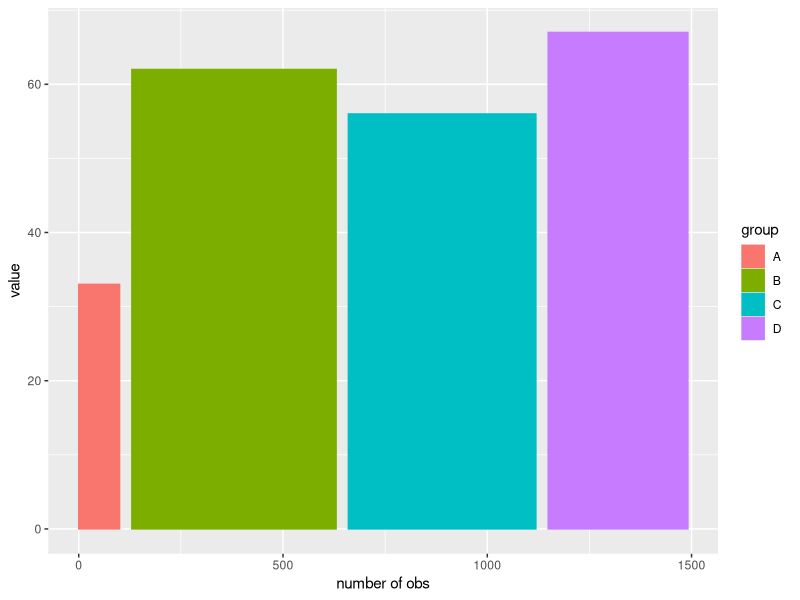
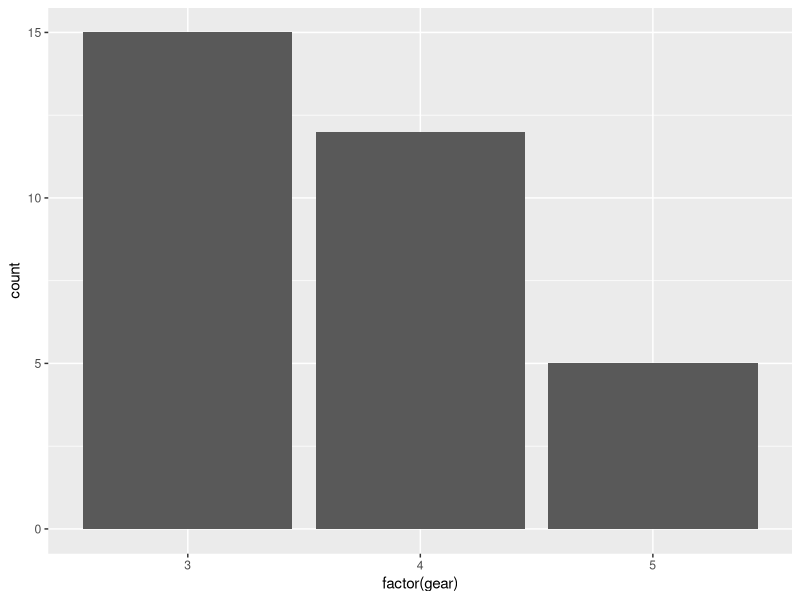
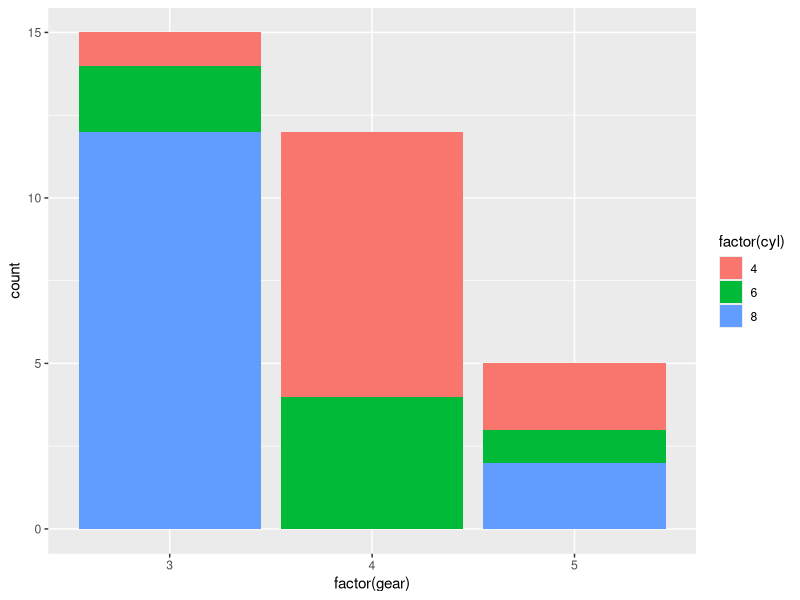
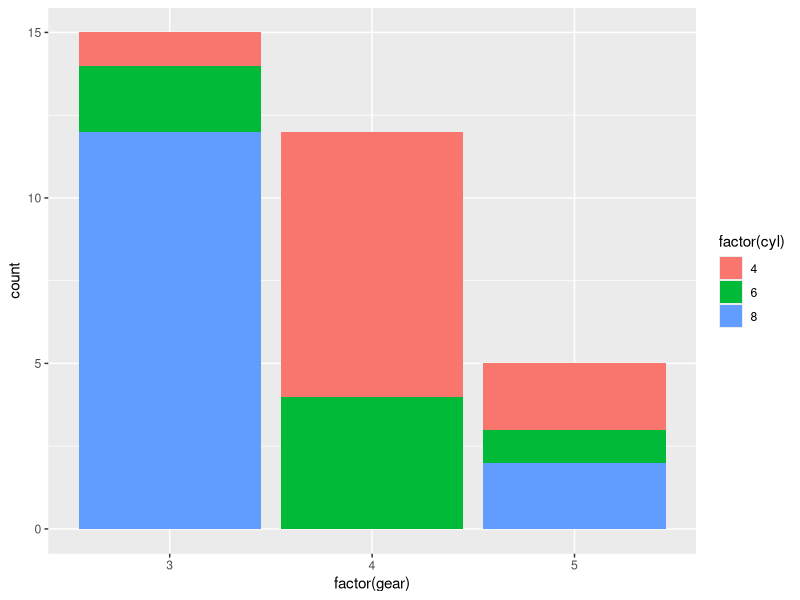
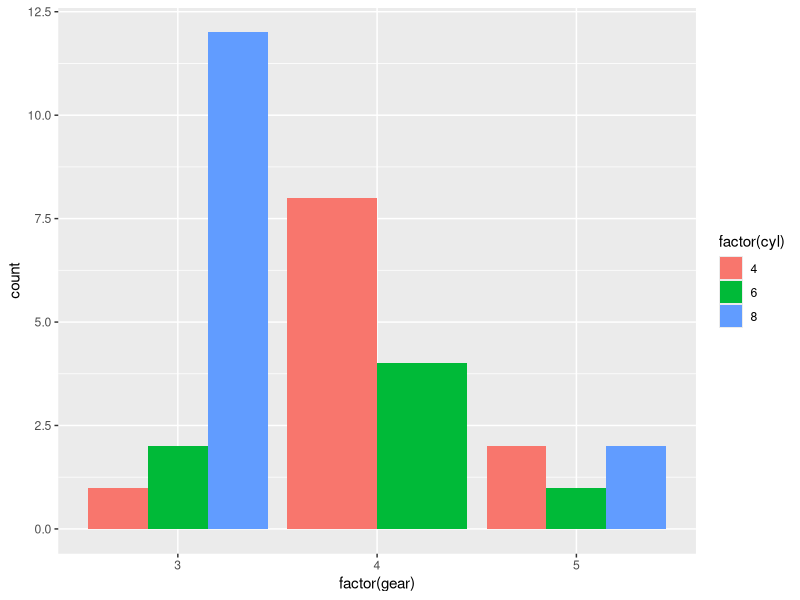
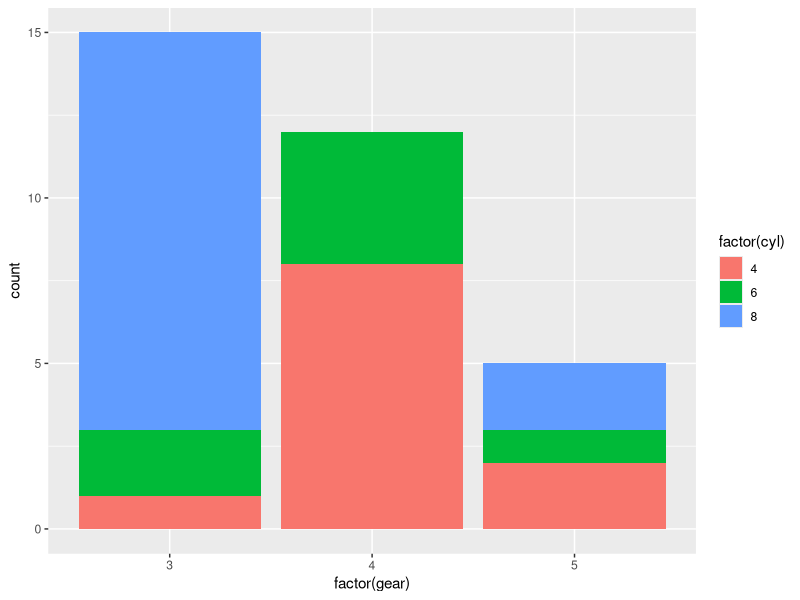
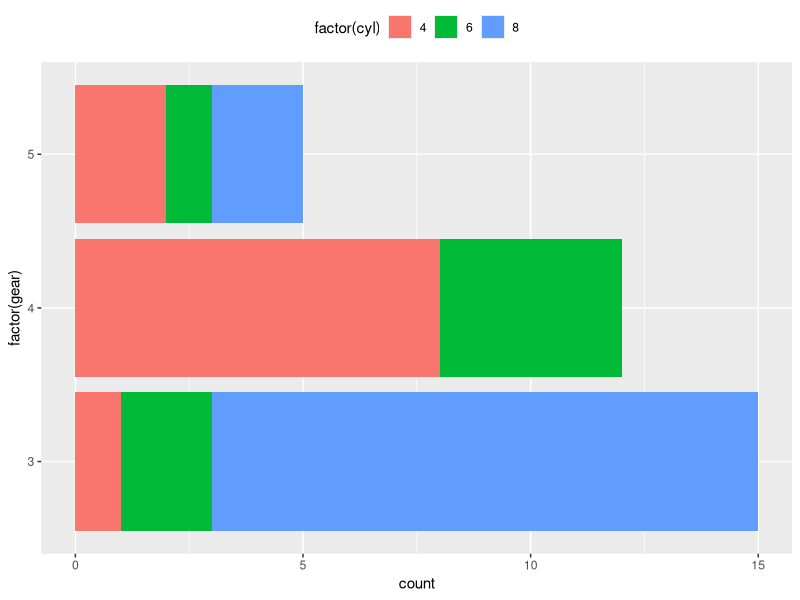
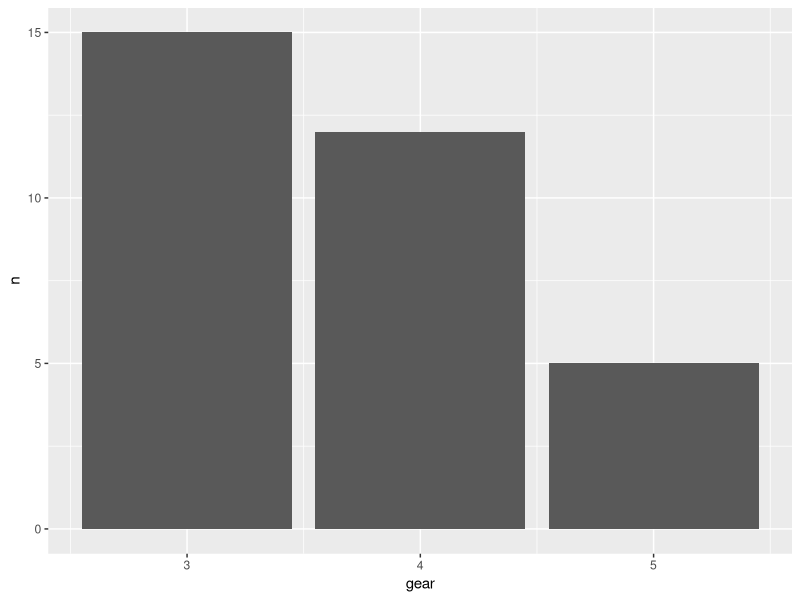

Reproduce these figures in R, in order. (Note: this script raises an error after producing the figures.)
#81 BARPLOT WITH VARIABLE WIDTH
library(ggplot2)

# make data
data=data.frame(group=c("A ","B ","C ","D ") , value=c(33,62,56,67) , number_of_obs=c(100,500,459,342))

# Calculate the future positions on the x axis of each bar (left border, central position, right border)
data$right=cumsum(data$number_of_obs) + 30*c(0:(nrow(data)-1))
data$left=data$right - data$number_of_obs 

# Plot
ggplot(data, aes(ymin = 0)) + 
  geom_rect(aes(xmin = left, xmax = right, ymax = value, colour = group, fill = group)) +
  xlab("number of obs") + ylab("value")


#bar plot in ggplot2
#mtcars

library(ggplot2)
library(dplyr)
mtcars %>% ggplot(., aes(x=factor(gear))) + geom_bar()

mtcars %>% ggplot(., aes(x=factor(gear))) + geom_bar(aes(fill=factor(cyl))) 


mtcars %>% ggplot(., aes(x=factor(gear))) + geom_bar(aes(fill=factor(cyl)))

mtcars %>% ggplot(., aes(x=factor(gear))) + geom_bar(aes(fill=factor(cyl)), position='dodge')

mtcars %>% ggplot(., aes(x=factor(gear))) + geom_bar(aes(fill=factor(cyl)), position = position_stack(reverse = TRUE))

mtcars %>% ggplot(., aes(x=factor(gear))) + geom_bar(aes(fill=factor(cyl)), position = position_stack(reverse = TRUE)) + coord_flip() +  theme(legend.position = "top")

mtcars %>% group_by(gear) %>% count() %>% ggplot(., aes(x=gear, y=n)) + geom_bar(stat='identity')

mtcars %>% group_by(gear) %>% count() %>% ggplot(., aes(x=gear, y=n)) + geom_bar(stat='identity', aes(fill=gear)) + geom_text(aes(label = n), vjust = -0.3)  

library(ggpubr)
mtcars %>% group_by(gear) %>% count() %>% ggplot(., aes(x=gear, y=n)) + geom_bar(stat='identity', aes(fill=factor(gear))) + geom_text(aes(label = n), vjust = -0.3) + theme_pubclean()                             


ggplot(data=mtcars, aes(x=factor(gear), fill=factor(cyl))) +  geom_bar(aes(y = (..count..)/sum(..count..)))

ggplot(data=mtcars, aes(x=factor(gear))) + geom_bar(aes(y = ..prop.., group = 1, fill=factor(gear)))

ggplot(data=mtcars, aes(x=factor(gear))) + geom_bar(aes(y = ..prop.., group = 1, fill=factor(gear))) + facet_wrap(~cyl)

#not correctly drawn.  use proportions
mtcars %>% group_by(gear) %>% count() %>% ggplot(., aes(x=gear, y=n, fill=factor(gear))) + geom_bar(stat='identity') + geom_text(aes(label = n), vjust = -0.3) + coord_polar("y", start = 0) +  ggpubr::fill_palette("jco")+ theme_void()                          #http://www.sthda.com/english/articles/32-r-graphics-essentials/133-plot-one-variable-frequency-graph-density-distribution-and-more/


mtcars %>% count(gear) %>% mutate(gearProp = n / nrow(mtcars)) %>% ggplot(., aes(x=gear, y=gearProp)) + geom_bar(stat='identity')
mtcars %>% select(gear) %>% table() %>% prop.table() %>% as.data.frame() -> y
class(y)
ggplot(mtcars, aes(x = gear)) +   geom_bar(aes(y = (..count..)/sum(..count..)))
ggplot(mtcars, aes(gear)) + geom_bar(aes(y = (..count..)/sum(..count..))) + scale_y_continuous(labels=scales::percent) +  ylab("relative frequencies")

ggplot(mtcars, aes(gear, group=am)) + geom_bar(aes(y = ..prop.., fill = factor(..x..)), stat="count") +  scale_y_continuous(labels=scales::percent) +  ylab("relative frequencies") +  facet_grid(~am) + scale_fill_manual(values = c("red", "green", "yellow"))

ggplot(mtcars, aes(x=gear,  group=am)) +  geom_bar(aes(y = ..prop.., fill = factor(..x..)), stat="count") + geom_text(aes( label = scales::percent(round(..prop..,3)), y= ..prop.. ), stat= "count", vjust = -.5) + labs(y = "Percent", fill="Transmission") + facet_grid(~am) +   scale_y_continuous(labels = scales::percent)


ggplot(mtcars, aes(x = gear, fill = factor(cyl))) + geom_bar(stat = "bin")
#x should be continuous

my3cols <- c("#E7B800", "#2E9FDF", "#FC4E07")
ggplot(mtcars, aes(x=cyl, y=mpg , group=gear)) + geom_dotplot(aes(color = gear, fill = gear), binaxis = 'y', stackdir = 'center') + scale_color_manual(values = my3cols) + scale_fill_manual(values = my3cols)



# Outside bars
mtcars %>% count(gear) %>% ggplot(., aes(x=gear,y=n)) +  geom_bar(stat="identity", fill="steelblue")+   geom_text(aes(label=n), vjust=-0.3, size=3.5)+   theme_minimal()
# Inside bars
mtcars %>% count(gear) %>% ggplot(., aes(x=gear,y=n)) +  geom_bar(stat="identity", fill="steelblue")+   geom_text(aes(label=n), vjust=1.6, size=3.5)+   theme_minimal()

#x should be continuous
ggplot(mtcars, aes(x=cyl))+ geom_bar(stat="bin", fill="steelblue")+ theme_minimal()


mtcars %>% count(gear) %>% ggplot(., aes(x=gear,y=n, colour=factor(gear))) +  geom_bar(stat="identity", fill="white")+   geom_text(aes(label=n), vjust=1.6, size=3.5) ->p
p
# Use custom color palettes
p+scale_color_manual(values=c("#999999", "#E69F00", "#56B4E9"))
# Use brewer color palettes
p+scale_color_brewer(palette="Dark2")
# Use grey scale
p + scale_color_grey() + theme_classic()

mtcars %>% count(gear) %>% ggplot(., aes(x=gear,y=n, fill=factor(gear))) +  geom_bar(stat="identity")+   geom_text(aes(label=n), vjust=1.6, size=3.5) -> q
q
# Use custom color palettes
q+scale_fill_manual(values=c("#999999", "#E69F00", "#56B4E9"))
# use brewer color palettes
q+scale_fill_brewer(palette="Dark2")
# Use grey scale
q + scale_fill_grey()
q + scale_fill_manual(values=c("#999999", "#E69F00", "#56B4E9"))+
  theme_minimal()

#legend position
# Change bar fill colors to blues
q + scale_fill_brewer(palette="Blues")
q + theme(legend.position="top")
q + theme(legend.position="bottom")
# Remove legend
q + theme(legend.position="none")



#multiple groups
# Stacked barplot with multiple groups
mtcars %>% group_by(gear, cyl) %>% count() %>% ggplot(., aes(x=gear, y=n, fill=factor(cyl))) +  geom_bar(stat="identity")
# Use position=position_dodge()
mtcars %>% group_by(gear, cyl) %>% count() %>% ggplot(., aes(x=gear, y=n, fill=factor(cyl))) +  geom_bar(stat="identity", position=position_dodge())

#Paired
mtcars %>% group_by(gear, vs) %>% count() %>% ggplot(., aes(x=gear, y=n, fill=factor(vs))) +  geom_bar(stat="identity", position=position_dodge()) + geom_text(aes(label=n), vjust=1.6, color="white",   position = position_dodge(0.9), size=3.5)+
  scale_fill_brewer(palette="Paired")+   theme_minimal()

library(dplyr)
mtcars %>% group_by(gear, vs) %>% count() %>% arrange(gear,desc(vs)) -> df
df
library(plyr)
# Calculate the cumulative sum of len for each dose
df1 <- ddply(df, c('gear'),  transform, label_ypos=cumsum(n))
head(df1)
library(ggplot2)
df1 %>% ggplot(., aes(x=gear, y=n, fill=factor(vs))) +  geom_bar(stat="identity") + geom_text(aes(y=label_ypos, label=n), vjust=1.6, color="white", size=3) + scale_fill_brewer(palette="Paired")+   theme_minimal()


?position_dodge












